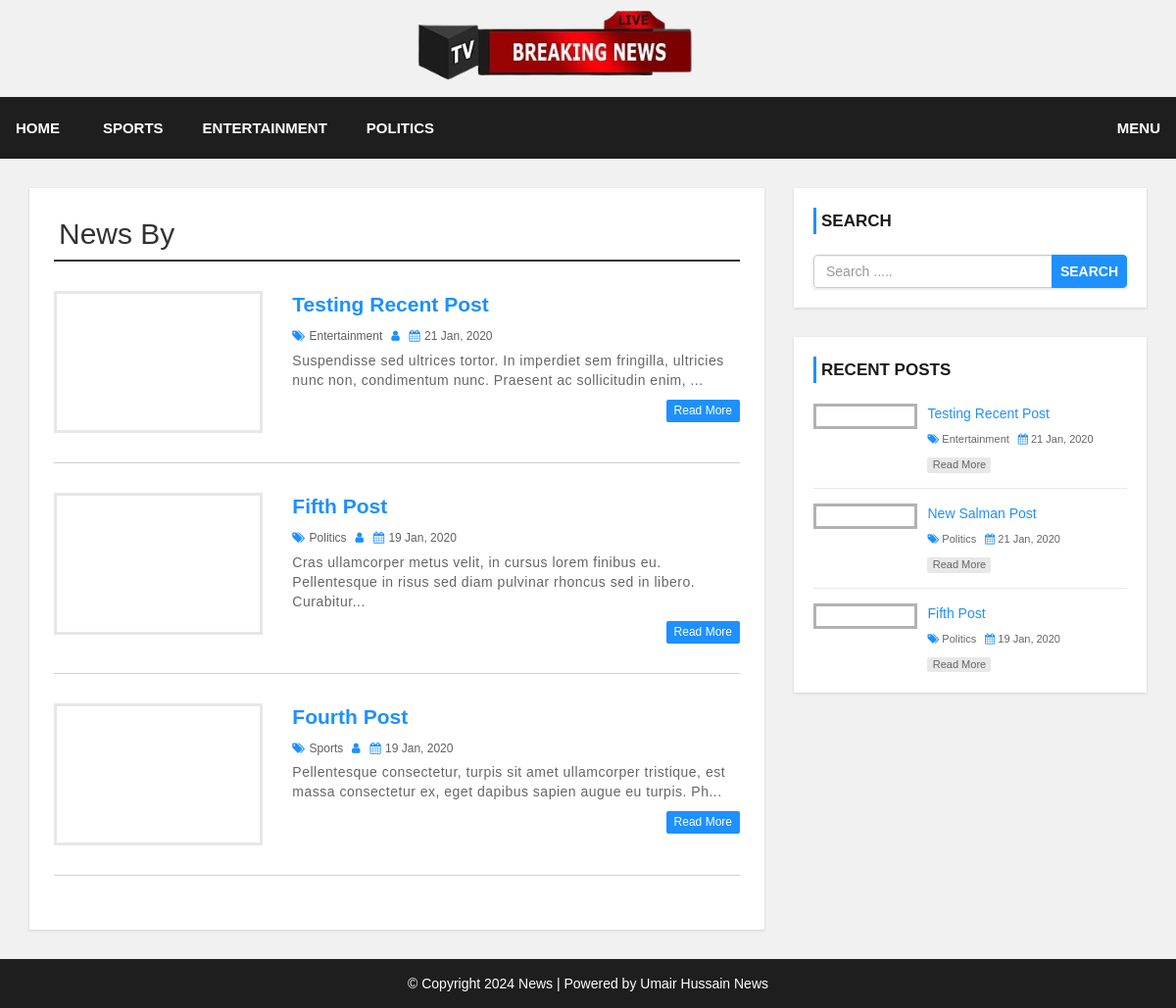
Page /author.php?aid=27 on the committed database.
### tables this page shows
CREATE TABLE `category` (
  `category_id` int(11) NOT NULL,
  `category_name` varchar(100) NOT NULL,
  `post` int(11) NOT NULL DEFAULT 0
);

CREATE TABLE `post` (
  `post_id` int(11) NOT NULL,
  `title` varchar(100) NOT NULL,
  `description` text NOT NULL,
  `category` varchar(100) NOT NULL,
  `post_date` varchar(50) NOT NULL,
  `author` int(11) NOT NULL,
  `post_img` varchar(100) NOT NULL
);

CREATE TABLE `settings` (
  `id` int(11) NOT NULL,
  `websitename` varchar(60) NOT NULL,
  `logo` varchar(50) NOT NULL,
  `footerdesc` varchar(255) NOT NULL
);

### author.php (the view, shortened to what this page needs)
<?php include 'header.php'; ?>
    <div id="main-content">
      <div class="container">
        <div class="row">
            <div class="col-md-8">
              <div class="post-container">
                <?php
                include "config.php";
                if(isset($_GET['aid'])){
                  $auth_id = $_GET['aid'];
                  $sql1 = "SELECT * FROM post JOIN user
                          ON post.author = user.user_id
                          WHERE post.author = {$auth_id}";
                  $result1 = mysqli_query($conn, $sql1) or die("Query Failed.");
                  $row1 = mysqli_fetch_assoc($result1);
                ?>
                <h2 class="page-heading">News By <?php echo $row1['username']; ?></h2>
                <?php
                  $limit = 3;
                  if(isset($_GET['page'])){
                    $page = $_GET['page'];
                  }else{
                    $page = 1;
                  }
                  $offset = ($page - 1) * $limit;
                  $sql = "SELECT post.post_id, post.title, post.description,post.post_date,post.author,
                  category.category_name,user.username,post.category,post.post_img FROM post
                  LEFT JOIN category ON post.category = category.category_id
                  LEFT JOIN user ON post.author = user.user_id
                  WHERE post.author = {$auth_id}
                  ORDER BY post.post_id DESC LIMIT {$offset},{$limit}";
                  $result = mysqli_query($conn, $sql) or die("Query Failed.");
                  if(mysqli_num_rows($result) > 0){
                    while($row = mysqli_fetch_assoc($result)) {
                ?>
                  <div class="post-content">
                      <div class="row">
                          <div class="col-md-4">
                            <a class="post-img" href="single.php?id=<?php echo $row['post_id']; ?>"><img src="admin/upload/<?php echo $row['post_img']; ?>" alt=""/></a>
                          </div>
                          <div class="col-md-8">
                            <div class="inner-content clearfix">
                                <h3><a href='single.php?id=<?php echo $row['post_id']; ?>'><?php echo $row['title']; ?></a></h3>
                                <div class="post-information">
                                    <span>
                                        <i class="fa fa-tags" aria-hidden="true"></i>
                                        <a href='category.php?cid=<?php echo $row['category']; ?>'><?php echo $row['category_name']; ?></a>
                                    </span>
                                    <span>
                                        <i class="fa fa-user" aria-hidden="true"></i>
                                    </span>
                                    <span>
                                        <i class="fa fa-calendar" aria-hidden="true"></i>
                                        <?php echo $row['post_date']; ?>
                                    </span>
                                </div>
                                <p class="description">
                                    <?php echo substr($row['description'],0,130) . "..."; ?>
                                </p>
                                <a class='read-more pull-right' href='single.php?id=<?php echo $row['post_id']; ?>'>read more</a>
                            </div>
                          </div>
                      </div>
                  </div>
                  <?php
                    }
                  }else{
                    echo "<h2>No Record Found.</h2>";
                  }
                }else{
                  echo "<h2>No Record Found.</h2>";
                }
                  ?>
              </div>
            </div>
            <?php include 'sidebar.php'; ?>
        </div>
      </div>
    </div>
<?php include 'footer.php'; ?>

### header.php (shortened to what this page needs)
<!DOCTYPE html>
<html lang="en">
<head>
    <link rel="stylesheet" href="css/bootstrap.min.css" />
    <link rel="stylesheet" href="css/font-awesome.css">
    <link rel="stylesheet" href="css/style.css">
</head>
<body>
<div id="heade">
    <div class="container">
        <div class="row">
            <div class=" col-md-offset-4 col-md-4">
            <img style=" height:99px"src="admin/images/newss.png">
            </div>
        </div>
    </div>
</div>
<div id="menu-bar">
    <div class="">
        <div class="row">
            <div class="col-md-12" style="display: flex;
            justify-content: space-between;padding: 11px;background-color:#1e1e1f;">
              <?php
                include "config.php";
                $sql = "SELECT * FROM category WHERE post > 0";
                $result = mysqli_query($conn, $sql) or die("Query Failed. : Category");
                if(mysqli_num_rows($result) > 0){
                  $active = "";
              ?>
                <ul class='menu'>
                  <li><a href='<?php  ?>'>Home</a></li>
                  <?php while($row = mysqli_fetch_assoc($result)) {
                    echo "<li><a class='{$active}' href='category.php?cid={$row['category_id']}'>{$row['category_name']}</a></li>";
                  } ?>
                </ul>
                <ul class='menu'>
                  <li><a href='./admin/users.php'>Menu</a></li>
                </ul>
                <?php } ?>
            </div>
        </div>
    </div>
</div>

### sidebar.php (shortened to what this page needs)
<div id="sidebar" class="col-md-4">
    <div class="search-box-container">
        <h4>Search</h4>
        <form class="search-post" action="search.php" method ="GET">
            <div class="input-group">
                <input type="text" name="search" class="form-control" placeholder="Search .....">
                <span class="input-group-btn">
                    <button type="submit" class="btn btn-danger">Search</button>
                </span>
            </div>
        </form>
    </div>
    <div class="recent-post-container">
        <h4>Recent Posts</h4>
        <?php
        include "config.php";
        $limit = 3;
        $sql = "SELECT post.post_id, post.title, post.post_date,
        category.category_name,post.category,post.post_img FROM post
        LEFT JOIN category ON post.category = category.category_id
        ORDER BY post.post_id DESC LIMIT {$limit}";
        $result = mysqli_query($conn, $sql) or die("Query Failed. : Recent Post");
        if(mysqli_num_rows($result) > 0){
          while($row = mysqli_fetch_assoc($result)) {
      ?>
        <div class="recent-post">
            <a class="post-img" href="single.php?id=<?php echo $row['post_id']; ?>">
            </a>
            <div class="post-content">
                <h5><a href="single.php?id=<?php echo $row['post_id']; ?>"><?php echo $row['title']; ?></a></h5>
                <span>
                    <i class="fa fa-tags" aria-hidden="true"></i>
                    <a href='category.php?cid=<?php echo $row['category']; ?>'><?php echo $row['category_name']; ?></a>
                </span>
                <span>
                    <i class="fa fa-calendar" aria-hidden="true"></i>
                    <?php echo $row['post_date']; ?>
                </span>
                <a class="read-more" href="single.php?id=<?php echo $row['post_id']; ?>">read more</a>
            </div>
        </div>
    <?php
      }
    }
    ?>
    </div>
</div>

### footer.php
<div id ="footer" style=" background-color:#1e1e1f;">
    <div class="container">
        <div class="row">
            <div class="col-md-12">
              <?php
                include "config.php";
                $sql = "SELECT * FROM settings";
                $result = mysqli_query($conn, $sql) or die("Query Failed.");
                if(mysqli_num_rows($result) > 0){
                  while($row = mysqli_fetch_assoc($result)) {
              ?>
                <span><?php echo $row['footerdesc']; ?></span>
              <?php
                }
              }
              ?>
            </div>
        </div>
    </div>
</div>
</body>
</html>

### css/style.css (style rules this page uses)
body { background: #f1f1f1; font-family: sans-serif,arial,Helvetica; }
a, a:hover, a:focus { text-decoration: none; outline: none; }
ul { margin:0; padding:0; list-style:none; }
h2.page-heading { margin: 5px 0 30px; padding: 0 5px 10px; border-bottom: 2px solid #333; }
form { background: #fff; padding: 25px; box-shadow:0 1px 3px rgba(0, 0, 0, 0.13); }
#menu-bar { background: #333; text-align: center; }
#menu-bar .menu > li { display: inline-block; }
.menu > li > a { padding: 10px 20px; display: block; text-transform: uppercase; color: #fff; font-size: 15px; font-weight:600; transition:all 0.5s ease 0s; }
#main-content { padding: 30px 0; min-height: 750px; }
#main-content .post-container { background-color: #fff; padding: 25px; box-shadow: 0 1px 3px rgba(0, 0, 0, 0.13); }
#main-content .post-content { border-bottom: 1px solid #d1d1d1; padding: 0 0 30px; margin-bottom:30px; }
#main-content .post-content .post-img { border: 3px solid #e7e7e7; display: block; height: 145px; overflow: hidden; transition: border .3s; }
#main-content .post-content h3 { font-size: 21px; line-height: 28px; font-weight: 600; margin: 0 0 7px; }
#main-content .post-content h3 a { color: #1e90ff; transition:all 0.3s; }
#main-content .post-content .post-information span { color: #606060; font-size: 12px; text-transform: capitalize; margin: 0 5px 5px 0; display: inline-block; }
#main-content .post-content .post-information i { color: #1e90ff; margin-right: 1px; }
#main-content .post-content .post-information a { color: #606060; text-decoration: none; }
#main-content .post-content p, #main-content .single-post p { color: #666; font-size: 14px; letter-spacing: 0.5px; margin:0 0 10px; }
#main-content .post-content a.read-more { color: #fff; background-color: #1E90FF; font-size: 12px; text-transform: capitalize; padding: 3px 8px; border-radius: 2px; transition: all 0.3s; }
i.fa { color:#222; }
#sidebar h4 { color: #1A1A1A; font-size: 17px; line-height: 27px; font-weight:600; text-transform: uppercase; padding: 0 0 0 5px; margin: 0 0 21px; border-left: 3px solid #1e90ff; }
#sidebar .search-box-container { background-color: #fff; padding: 20px; margin: 0 0 30px; box-shadow: 0 1px 3px rgba(0, 0, 0, 0.13); }
#sidebar .search-post { padding: 0; }
#sidebar .search-post input { color: #606060; }
#sidebar .search-post .btn { font-weight: 600; text-transform: uppercase; padding: 6px 8px; background-color: #1E90FF; border-color: #1E90FF; outline: none; }
#sidebar .recent-post-container { padding: 20px; background: #fff; box-shadow: 0 1px 3px rgba(0, 0, 0, 0.13); }
#sidebar .recent-post { border-bottom: 1px solid #e7e7e7; padding: 0 0 15px; margin: 0 0 15px; }
#sidebar .recent-post:last-child { margin: 0; padding: 0; border: none; }
#sidebar .recent-post .post-img { display: inline-block; width: 33%; border: 3px solid rgba(0,0,0,0.3); vertical-align: top; transition: border .3s; }
#sidebar .recent-post .post-content { width: 65%; display: inline-block; border: none; padding: 0 0 0 7px; margin: 0; }
#sidebar .recent-post h5 { font-size: 14px; line-height: 20px; margin: 0 0 5px; }
#sidebar .recent-post h5 a { color: #1E90FF; }
#sidebar .recent-post span { color: #666; font-size: 11px; display: inline-block; margin: 0 5px 10px 0; }
#sidebar .recent-post span a { color: #666; }
#sidebar .recent-post span i { color: #1E90FF; }
#sidebar .recent-post a.read-more { color: #666; background-color: rgba(0,0,0,0.09); width: 65px; font-size: 11px; text-align: center; padding: 0; display: block; transition: all 0.3s; }
#footer { color: #fff; padding:15px 0; text-align:center; background-color:#1e1e1f; }
#footer a { color:#fff; }

### rows in the picture
category: category_name "SPORTS"
category: category_name "ENTERTAINMENT"
category: category_name "POLITICS"
post: title "Testing Recent Post", category.category_name "Entertainment", post_date "21 Jan, 2020", description "Suspendisse sed ultrices tortor. In imperdiet sem fringilla, ultricies nunc non, condimentum nunc. Praesent ac sollicitudin enim,"
post: title "Fifth Post", category.category_name "Politics", post_date "19 Jan, 2020", description "Cras ullamcorper metus velit, in cursus lorem finibus eu. Pellentesque in risus sed diam pulvinar rhoncus sed in libero. Curabitur"
post: title "Fourth Post", category.category_name "Sports", post_date "19 Jan, 2020", description "Pellentesque consectetur, turpis sit amet ullamcorper tristique, est massa consectetur ex, eget dapibus sapien augue eu turpis. Ph"
post: title "New Salman Post", category.category_name "Politics", post_date "21 Jan, 2020"
settings: footerdesc "© Copyright 2024 News | Powered by Umair Hussain News"
